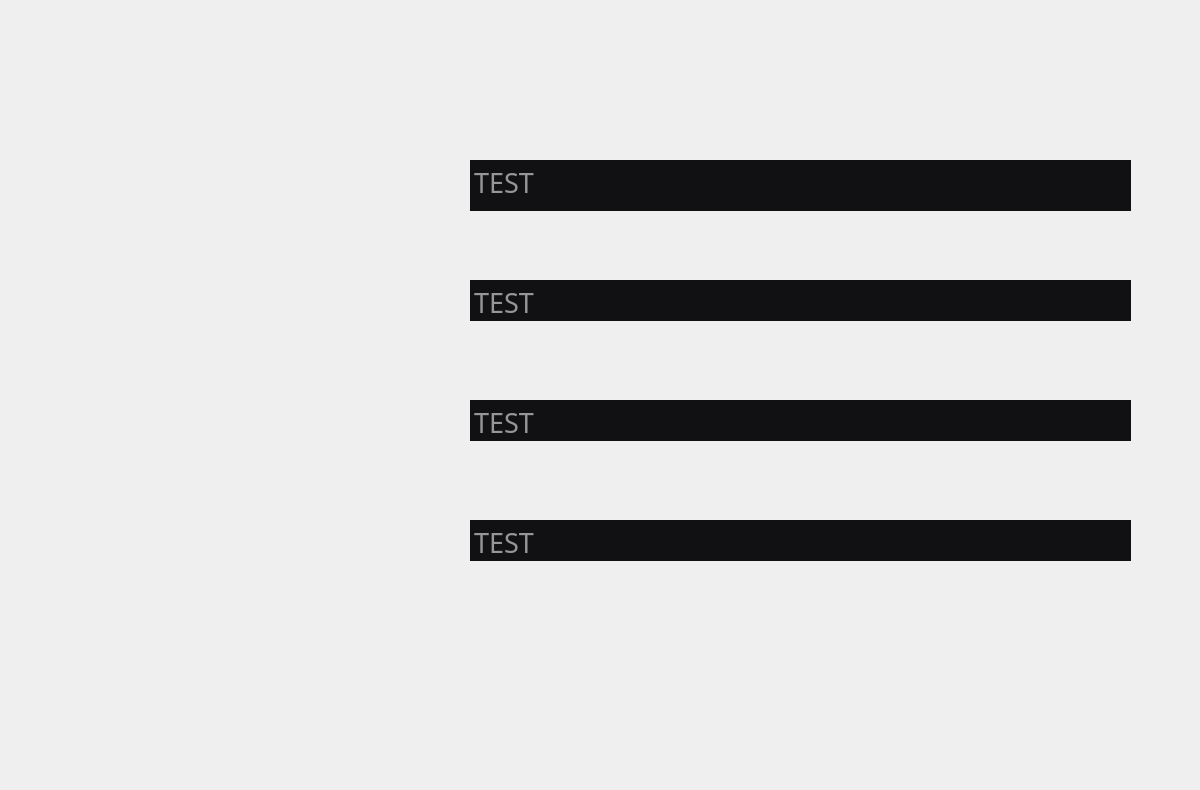
<?xml version="1.0" encoding="UTF-8"?>
<ui version="4.0">
 <class>registration</class>
 <widget class="QMainWindow" name="registration">
  <property name="geometry">
   <rect>
    <x>0</x>
    <y>0</y>
    <width>1200</width>
    <height>790</height>
   </rect>
  </property>
  <property name="minimumSize">
   <size>
    <width>1200</width>
    <height>790</height>
   </size>
  </property>
  <property name="maximumSize">
   <size>
    <width>1200</width>
    <height>790</height>
   </size>
  </property>
  <property name="windowTitle">
   <string>MainWindow</string>
  </property>
  <widget class="QWidget" name="centralwidget">
   <widget class="QLabel" name="background">
    <property name="geometry">
     <rect>
      <x>0</x>
      <y>0</y>
      <width>1200</width>
      <height>800</height>
     </rect>
    </property>
    <property name="minimumSize">
     <size>
      <width>1200</width>
      <height>800</height>
     </size>
    </property>
    <property name="maximumSize">
     <size>
      <width>1200</width>
      <height>800</height>
     </size>
    </property>
    <property name="text">
     <string/>
    </property>
    <property name="pixmap">
     <pixmap>../Assets/registration.png</pixmap>
    </property>
   </widget>
   <widget class="QTextEdit" name="chromebookAssetInput">
    <property name="geometry">
     <rect>
      <x>470</x>
      <y>160</y>
      <width>661</width>
      <height>51</height>
     </rect>
    </property>
    <property name="font">
     <font>
      <family>Bahnschrift SemiBold Condensed</family>
      <pointsize>20</pointsize>
     </font>
    </property>
    <property name="styleSheet">
     <string notr="true">background-color: rgb(17, 17, 19); border: 0px; color: rgb(150,150,150)</string>
    </property>
    <property name="html">
     <string>&lt;!DOCTYPE HTML PUBLIC &quot;-//W3C//DTD HTML 4.0//EN&quot; &quot;http://www.w3.org/TR/REC-html40/strict.dtd&quot;&gt;
&lt;html&gt;&lt;head&gt;&lt;meta name=&quot;qrichtext&quot; content=&quot;1&quot; /&gt;&lt;style type=&quot;text/css&quot;&gt;
p, li { white-space: pre-wrap; }
&lt;/style&gt;&lt;/head&gt;&lt;body style=&quot; font-family:'Bahnschrift SemiBold Condensed'; font-size:20pt; font-weight:400; font-style:normal;&quot;&gt;
&lt;p style=&quot; margin-top:0px; margin-bottom:0px; margin-left:0px; margin-right:0px; -qt-block-indent:0; text-indent:0px;&quot;&gt;&lt;span style=&quot; font-family:'Bahnschrift Light Condensed';&quot;&gt;TEST&lt;/span&gt;&lt;/p&gt;&lt;/body&gt;&lt;/html&gt;</string>
    </property>
   </widget>
   <widget class="QTextEdit" name="chromebookSerialInput">
    <property name="geometry">
     <rect>
      <x>470</x>
      <y>280</y>
      <width>661</width>
      <height>41</height>
     </rect>
    </property>
    <property name="font">
     <font>
      <family>Bahnschrift SemiBold Condensed</family>
      <pointsize>20</pointsize>
     </font>
    </property>
    <property name="styleSheet">
     <string notr="true">background-color: rgb(17, 17, 19); border: 0px; color: rgb(150,150,150)</string>
    </property>
    <property name="verticalScrollBarPolicy">
     <enum>Qt::ScrollBarAlwaysOff</enum>
    </property>
    <property name="horizontalScrollBarPolicy">
     <enum>Qt::ScrollBarAlwaysOff</enum>
    </property>
    <property name="html">
     <string>&lt;!DOCTYPE HTML PUBLIC &quot;-//W3C//DTD HTML 4.0//EN&quot; &quot;http://www.w3.org/TR/REC-html40/strict.dtd&quot;&gt;
&lt;html&gt;&lt;head&gt;&lt;meta name=&quot;qrichtext&quot; content=&quot;1&quot; /&gt;&lt;style type=&quot;text/css&quot;&gt;
p, li { white-space: pre-wrap; }
&lt;/style&gt;&lt;/head&gt;&lt;body style=&quot; font-family:'Bahnschrift SemiBold Condensed'; font-size:20pt; font-weight:400; font-style:normal;&quot;&gt;
&lt;p style=&quot; margin-top:0px; margin-bottom:0px; margin-left:0px; margin-right:0px; -qt-block-indent:0; text-indent:0px;&quot;&gt;&lt;span style=&quot; font-family:'Bahnschrift Light Condensed';&quot;&gt;TEST&lt;/span&gt;&lt;/p&gt;&lt;/body&gt;&lt;/html&gt;</string>
    </property>
   </widget>
   <widget class="QTextEdit" name="hotspotAssetInput">
    <property name="geometry">
     <rect>
      <x>470</x>
      <y>400</y>
      <width>661</width>
      <height>41</height>
     </rect>
    </property>
    <property name="font">
     <font>
      <family>Bahnschrift SemiBold Condensed</family>
      <pointsize>20</pointsize>
     </font>
    </property>
    <property name="styleSheet">
     <string notr="true">background-color: rgb(17, 17, 19); border: 0px; color: rgb(150,150,150)</string>
    </property>
    <property name="verticalScrollBarPolicy">
     <enum>Qt::ScrollBarAlwaysOff</enum>
    </property>
    <property name="horizontalScrollBarPolicy">
     <enum>Qt::ScrollBarAlwaysOff</enum>
    </property>
    <property name="html">
     <string>&lt;!DOCTYPE HTML PUBLIC &quot;-//W3C//DTD HTML 4.0//EN&quot; &quot;http://www.w3.org/TR/REC-html40/strict.dtd&quot;&gt;
&lt;html&gt;&lt;head&gt;&lt;meta name=&quot;qrichtext&quot; content=&quot;1&quot; /&gt;&lt;style type=&quot;text/css&quot;&gt;
p, li { white-space: pre-wrap; }
&lt;/style&gt;&lt;/head&gt;&lt;body style=&quot; font-family:'Bahnschrift SemiBold Condensed'; font-size:20pt; font-weight:400; font-style:normal;&quot;&gt;
&lt;p style=&quot; margin-top:0px; margin-bottom:0px; margin-left:0px; margin-right:0px; -qt-block-indent:0; text-indent:0px;&quot;&gt;&lt;span style=&quot; font-family:'Bahnschrift Light Condensed';&quot;&gt;TEST&lt;/span&gt;&lt;/p&gt;&lt;/body&gt;&lt;/html&gt;</string>
    </property>
   </widget>
   <widget class="QTextEdit" name="studentIDInput">
    <property name="geometry">
     <rect>
      <x>470</x>
      <y>520</y>
      <width>661</width>
      <height>41</height>
     </rect>
    </property>
    <property name="font">
     <font>
      <family>Bahnschrift SemiBold Condensed</family>
      <pointsize>20</pointsize>
     </font>
    </property>
    <property name="styleSheet">
     <string notr="true">background-color: rgb(17, 17, 19); border: 0px; color: rgb(150,150,150)</string>
    </property>
    <property name="verticalScrollBarPolicy">
     <enum>Qt::ScrollBarAlwaysOff</enum>
    </property>
    <property name="horizontalScrollBarPolicy">
     <enum>Qt::ScrollBarAlwaysOff</enum>
    </property>
    <property name="html">
     <string>&lt;!DOCTYPE HTML PUBLIC &quot;-//W3C//DTD HTML 4.0//EN&quot; &quot;http://www.w3.org/TR/REC-html40/strict.dtd&quot;&gt;
&lt;html&gt;&lt;head&gt;&lt;meta name=&quot;qrichtext&quot; content=&quot;1&quot; /&gt;&lt;style type=&quot;text/css&quot;&gt;
p, li { white-space: pre-wrap; }
&lt;/style&gt;&lt;/head&gt;&lt;body style=&quot; font-family:'Bahnschrift SemiBold Condensed'; font-size:20pt; font-weight:400; font-style:normal;&quot;&gt;
&lt;p style=&quot; margin-top:0px; margin-bottom:0px; margin-left:0px; margin-right:0px; -qt-block-indent:0; text-indent:0px;&quot;&gt;&lt;span style=&quot; font-family:'Bahnschrift Light Condensed';&quot;&gt;TEST&lt;/span&gt;&lt;/p&gt;&lt;/body&gt;&lt;/html&gt;</string>
    </property>
   </widget>
   <widget class="QPushButton" name="settingsButton">
    <property name="geometry">
     <rect>
      <x>10</x>
      <y>450</y>
      <width>181</width>
      <height>51</height>
     </rect>
    </property>
    <property name="text">
     <string/>
    </property>
    <property name="flat">
     <bool>true</bool>
    </property>
   </widget>
   <widget class="QPushButton" name="submitButton_2">
    <property name="geometry">
     <rect>
      <x>560</x>
      <y>660</y>
      <width>271</width>
      <height>81</height>
     </rect>
    </property>
    <property name="text">
     <string/>
    </property>
    <property name="flat">
     <bool>true</bool>
    </property>
   </widget>
   <widget class="QPushButton" name="exitButton">
    <property name="geometry">
     <rect>
      <x>10</x>
      <y>730</y>
      <width>191</width>
      <height>61</height>
     </rect>
    </property>
    <property name="text">
     <string/>
    </property>
    <property name="flat">
     <bool>true</bool>
    </property>
   </widget>
  </widget>
 </widget>
 <resources/>
 <connections/>
</ui>
